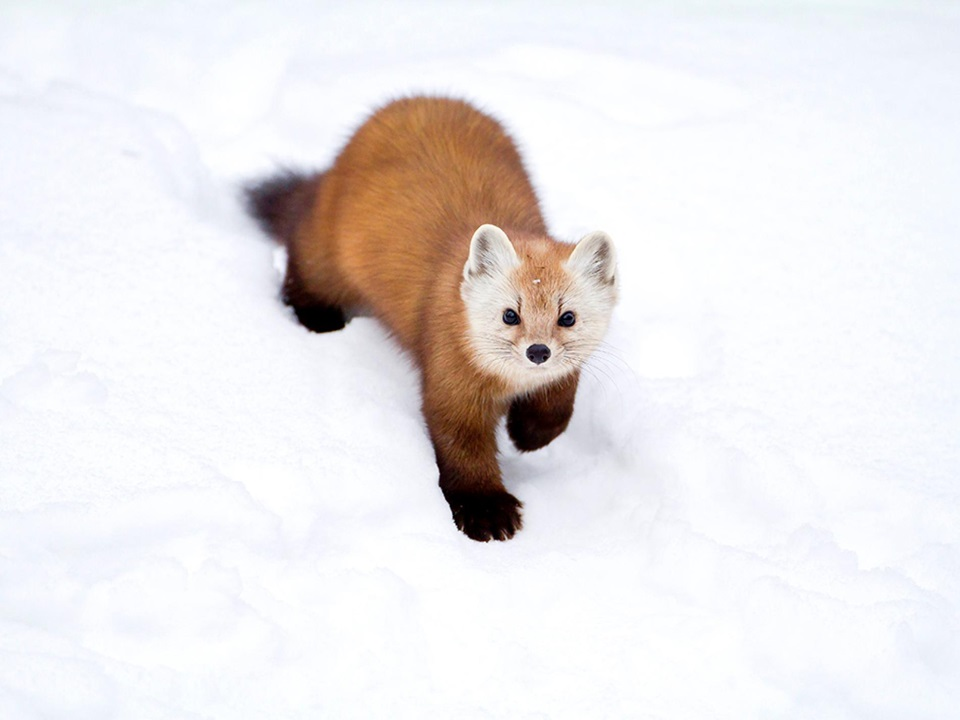
#> input picture TyperogFormater/Lek5/Opgaver/animal.jpg, 960 x 720 px
$ python D.py
#> lines starting #> are read from the running program, lines starting #| are printed output that depends on the picture
import cv2
import numpy as np


image = cv2.imread("animal.jpg")
#> image is the input picture: shape (720, 960, 3); mean B, G, R 232.3, 231.6, 235.1
copy = cv2.cvtColor(image, cv2.COLOR_BGR2GRAY)
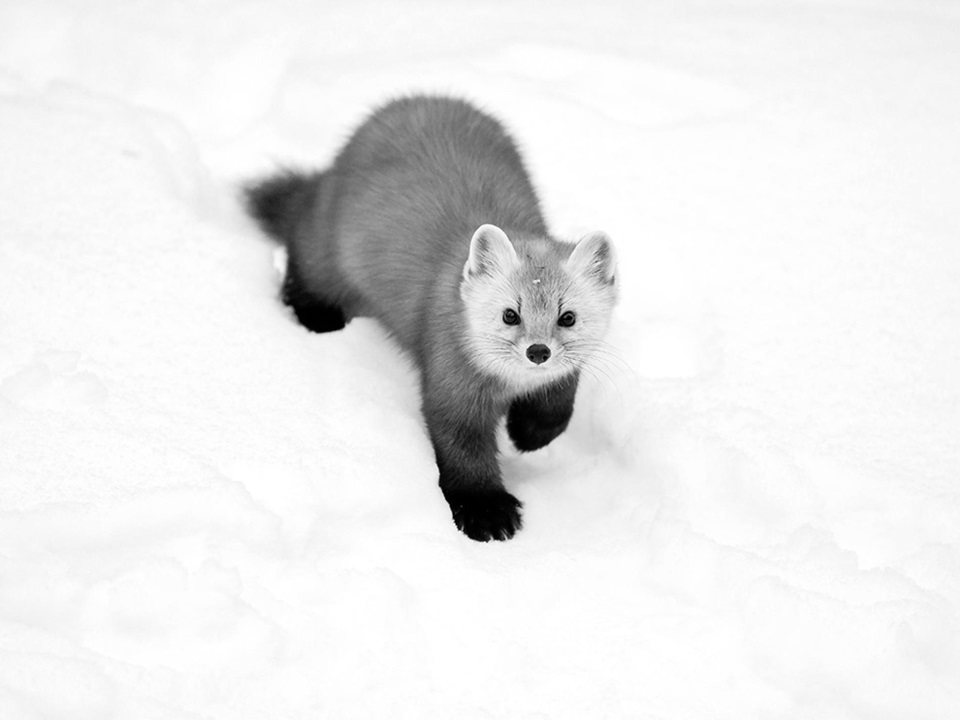
#> copy: shape (720, 960); min 0, max 255, mean 232.7

mask_Hori = np.array(([0,1,0],
                      [1,4,1],
                      [0,1,0]))
mask_Vert = np.array(([0,-0,0],
                      [-1,4,-1],
                      [0,-1,0]))

#> (the run stopped early here; a loop or call above may not have finished)
